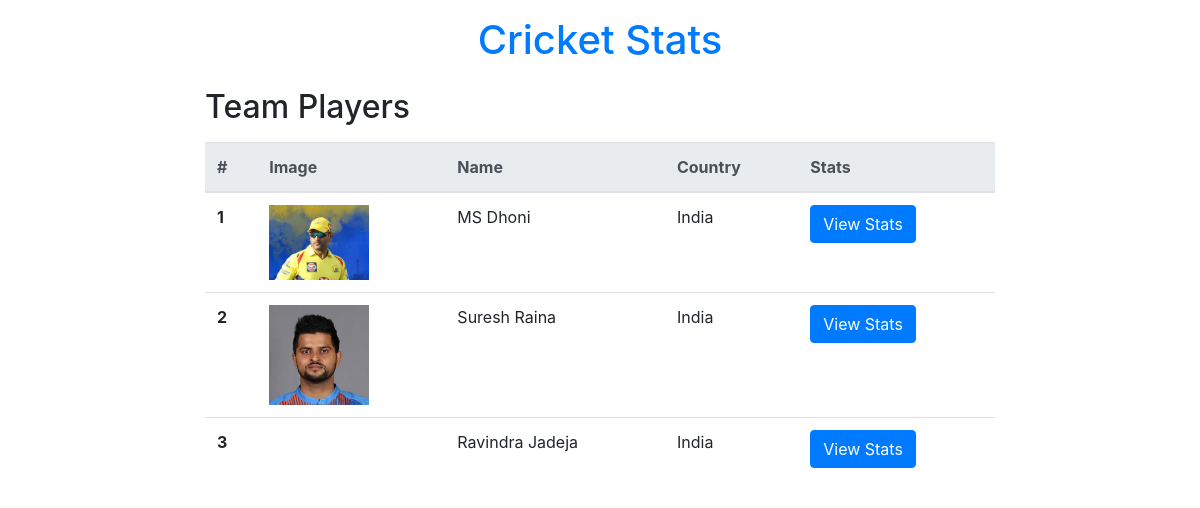
The page /team-players/3/ on the database its author committed.
### stats/models.py (models this page shows, shortened)
class PlayerModel(models.Model):
    first_name = models.CharField(max_length=255, null=False, blank=False)
    last_name = models.CharField(max_length=255, null=False, blank=False)
    image = models.ImageField(null=False, blank=False)
    jersey_num = models.PositiveSmallIntegerField(null=False, blank=False)
    country = models.CharField(max_length=255, null=False, blank=False)
    matches = models.PositiveSmallIntegerField(default=0, null=False, blank=False)
    runs = models.PositiveSmallIntegerField(default=0, null=False, blank=False)
    highest_score = models.PositiveSmallIntegerField(default=0, null=False, blank=False)
    fifties = models.PositiveSmallIntegerField(default=0, null=False, blank=False)
    hundreds = models.PositiveSmallIntegerField(default=0, null=False, blank=False)
    team = models.ForeignKey(TeamModel, on_delete=models.CASCADE, null=False, blank=False)

### stats/views.py (the view)
# urls.py: path('team-players/<int:team_id>/', views.team_players_view),
def team_players_view(request, team_id):
    players = models.PlayerModel.objects.filter(team_id=team_id)
    return render(request, 'stats/team_players.html', {'players': players})

### stats/templates/stats/team_players.html (shortened to what this page needs)
<!DOCTYPE html>
<html lang="en">
<head>
    <link rel="stylesheet"
        href="https://cdnjs.cloudflare.com/ajax/libs/twitter-bootstrap/4.4.1/css/bootstrap.min.css" />
</head>
<body>
    <div class="row mt-3">
        <div class="col-lg-2"></div>
        <div class="col-lg-8 text-center">
            <h1><a href="/">Cricket Stats</a></h1>
        </div>
    </div>
    <div class="row mt-3">
        <div class="col-lg-2"></div>
        <div class="col-lg-8">
            <h2>Team Players</h2>
            <table class="table mt-3">
                <thead class="thead-light">
                    <tr>
                        <th scope="col">#</th>
                        <th scope="col">Image</th>
                        <th scope="col">Name</th>
                        <th scope="col">Country</th>
                        <th scope="col">Stats</th>
                    </tr>
                </thead>
                <tbody>
                    {% for player in players %}
                        <tr>
                            <th scope="row">{{ forloop.counter }}</th>
                            <td><img class="img-fluid" style="max-width: 100px; max-height: 100px;"
                                    src="{{ player.image.url }}" alt=""></td>
                            <td>{{ player.first_name }} {{ player.last_name }}</td>
                            <td>{{ player.country }}</td>
                            <td><a href="/player-stats/{{ player.id }}/" class="btn btn-primary">View Stats</a></td>
                        </tr>
                    {% endfor %}
                </tbody>
            </table>
        </div>
    </div>
</body>
</html>

### rows shown on the page
PlayerModel: image (picture), first_name "MS", last_name "Dhoni", country "India"
PlayerModel: image (picture), first_name "Suresh", last_name "Raina", country "India"
PlayerModel: first_name "Ravindra", last_name "Jadeja", country "India"
